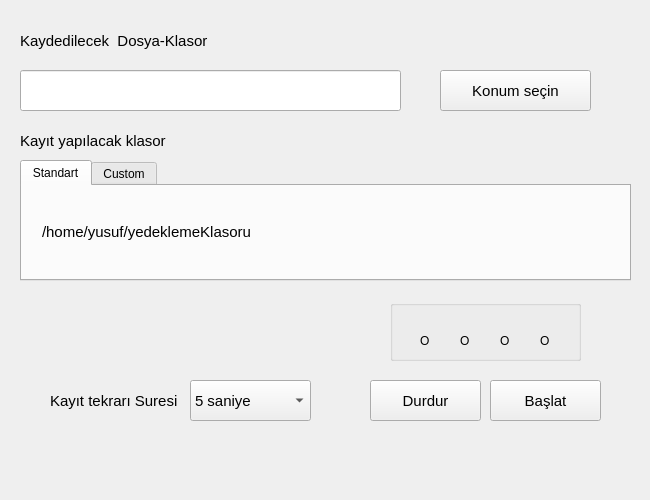
<?xml version="1.0" encoding="UTF-8"?>
<ui version="4.0">
 <class>MainWindow</class>
 <widget class="QMainWindow" name="MainWindow">
  <property name="geometry">
   <rect>
    <x>0</x>
    <y>0</y>
    <width>650</width>
    <height>500</height>
   </rect>
  </property>
  <property name="minimumSize">
   <size>
    <width>650</width>
    <height>500</height>
   </size>
  </property>
  <property name="maximumSize">
   <size>
    <width>650</width>
    <height>500</height>
   </size>
  </property>
  <property name="windowTitle">
   <string>YeDe-K</string>
  </property>
  <property name="layoutDirection">
   <enum>Qt::LeftToRight</enum>
  </property>
  <property name="locale">
   <locale language="Turkish" country="Turkey"/>
  </property>
  <widget class="QWidget" name="centralwidget">
   <widget class="QPushButton" name="btnKonumSec">
    <property name="geometry">
     <rect>
      <x>440</x>
      <y>70</y>
      <width>151</width>
      <height>41</height>
     </rect>
    </property>
    <property name="font">
     <font>
      <pointsize>11</pointsize>
     </font>
    </property>
    <property name="cursor">
     <cursorShape>PointingHandCursor</cursorShape>
    </property>
    <property name="text">
     <string>Konum seçin</string>
    </property>
   </widget>
   <widget class="QLineEdit" name="txtKonum">
    <property name="geometry">
     <rect>
      <x>20</x>
      <y>70</y>
      <width>381</width>
      <height>41</height>
     </rect>
    </property>
    <property name="sizePolicy">
     <sizepolicy hsizetype="Fixed" vsizetype="Fixed">
      <horstretch>0</horstretch>
      <verstretch>0</verstretch>
     </sizepolicy>
    </property>
    <property name="font">
     <font>
      <pointsize>10</pointsize>
     </font>
    </property>
    <property name="echoMode">
     <enum>QLineEdit::Normal</enum>
    </property>
   </widget>
   <widget class="QLabel" name="label">
    <property name="geometry">
     <rect>
      <x>20</x>
      <y>20</y>
      <width>371</width>
      <height>41</height>
     </rect>
    </property>
    <property name="font">
     <font>
      <pointsize>11</pointsize>
      <bold>false</bold>
     </font>
    </property>
    <property name="text">
     <string>Kaydedilecek  Dosya-Klasor</string>
    </property>
   </widget>
   <widget class="QLabel" name="label_3">
    <property name="geometry">
     <rect>
      <x>50</x>
      <y>380</y>
      <width>191</width>
      <height>41</height>
     </rect>
    </property>
    <property name="font">
     <font>
      <pointsize>11</pointsize>
     </font>
    </property>
    <property name="text">
     <string>Kayıt tekrarı Suresi</string>
    </property>
   </widget>
   <widget class="QComboBox" name="comboBox">
    <property name="geometry">
     <rect>
      <x>190</x>
      <y>380</y>
      <width>121</width>
      <height>41</height>
     </rect>
    </property>
    <property name="font">
     <font>
      <pointsize>11</pointsize>
     </font>
    </property>
    <property name="cursor">
     <cursorShape>PointingHandCursor</cursorShape>
    </property>
    <item>
     <property name="text">
      <string>5 saniye</string>
     </property>
    </item>
    <item>
     <property name="text">
      <string>5 dakika</string>
     </property>
    </item>
    <item>
     <property name="text">
      <string>30 dakika</string>
     </property>
    </item>
    <item>
     <property name="text">
      <string>1 saat</string>
     </property>
    </item>
    <item>
     <property name="text">
      <string>4 saat</string>
     </property>
    </item>
    <item>
     <property name="text">
      <string>12 saat</string>
     </property>
    </item>
    <item>
     <property name="text">
      <string>1 gün</string>
     </property>
    </item>
   </widget>
   <widget class="QPushButton" name="btnStart">
    <property name="geometry">
     <rect>
      <x>490</x>
      <y>380</y>
      <width>111</width>
      <height>41</height>
     </rect>
    </property>
    <property name="font">
     <font>
      <pointsize>11</pointsize>
     </font>
    </property>
    <property name="cursor">
     <cursorShape>PointingHandCursor</cursorShape>
    </property>
    <property name="text">
     <string>Başlat</string>
    </property>
   </widget>
   <widget class="QTabWidget" name="tabWidget">
    <property name="geometry">
     <rect>
      <x>20</x>
      <y>160</y>
      <width>611</width>
      <height>121</height>
     </rect>
    </property>
    <property name="cursor">
     <cursorShape>PointingHandCursor</cursorShape>
    </property>
    <property name="currentIndex">
     <number>0</number>
    </property>
    <widget class="QWidget" name="tab">
     <property name="cursor">
      <cursorShape>ArrowCursor</cursorShape>
     </property>
     <property name="mouseTracking">
      <bool>false</bool>
     </property>
     <attribute name="title">
      <string>Standart</string>
     </attribute>
     <widget class="QLabel" name="label_4">
      <property name="geometry">
       <rect>
        <x>20</x>
        <y>20</y>
        <width>561</width>
        <height>51</height>
       </rect>
      </property>
      <property name="font">
       <font>
        <pointsize>11</pointsize>
       </font>
      </property>
      <property name="text">
       <string>/home/yusuf/yedeklemeKlasoru</string>
      </property>
     </widget>
    </widget>
    <widget class="QWidget" name="tab_2">
     <property name="cursor">
      <cursorShape>ArrowCursor</cursorShape>
     </property>
     <attribute name="title">
      <string>Custom</string>
     </attribute>
     <widget class="QLineEdit" name="txtKonum_2">
      <property name="geometry">
       <rect>
        <x>10</x>
        <y>30</y>
        <width>371</width>
        <height>41</height>
       </rect>
      </property>
      <property name="font">
       <font>
        <pointsize>10</pointsize>
       </font>
      </property>
     </widget>
     <widget class="QPushButton" name="btnKonumSec_2">
      <property name="geometry">
       <rect>
        <x>420</x>
        <y>30</y>
        <width>151</width>
        <height>41</height>
       </rect>
      </property>
      <property name="font">
       <font>
        <pointsize>11</pointsize>
       </font>
      </property>
      <property name="cursor">
       <cursorShape>PointingHandCursor</cursorShape>
      </property>
      <property name="text">
       <string>Konum seçin</string>
      </property>
     </widget>
    </widget>
   </widget>
   <widget class="QLabel" name="label_2">
    <property name="geometry">
     <rect>
      <x>20</x>
      <y>120</y>
      <width>361</width>
      <height>41</height>
     </rect>
    </property>
    <property name="font">
     <font>
      <pointsize>11</pointsize>
     </font>
    </property>
    <property name="text">
     <string>Kayıt yapılacak klasor</string>
    </property>
   </widget>
   <widget class="QGroupBox" name="groupBox">
    <property name="geometry">
     <rect>
      <x>390</x>
      <y>300</y>
      <width>191</width>
      <height>61</height>
     </rect>
    </property>
    <property name="title">
     <string/>
    </property>
    <widget class="QLabel" name="lbl1">
     <property name="geometry">
      <rect>
       <x>30</x>
       <y>30</y>
       <width>16</width>
       <height>21</height>
      </rect>
     </property>
     <property name="text">
      <string>O</string>
     </property>
    </widget>
    <widget class="QLabel" name="lbl1_2">
     <property name="geometry">
      <rect>
       <x>70</x>
       <y>30</y>
       <width>16</width>
       <height>21</height>
      </rect>
     </property>
     <property name="text">
      <string>O</string>
     </property>
    </widget>
    <widget class="QLabel" name="lbl1_3">
     <property name="geometry">
      <rect>
       <x>110</x>
       <y>30</y>
       <width>16</width>
       <height>21</height>
      </rect>
     </property>
     <property name="text">
      <string>O</string>
     </property>
    </widget>
    <widget class="QLabel" name="lbl1_4">
     <property name="geometry">
      <rect>
       <x>150</x>
       <y>30</y>
       <width>16</width>
       <height>21</height>
      </rect>
     </property>
     <property name="text">
      <string>O</string>
     </property>
    </widget>
   </widget>
   <widget class="QPushButton" name="btnStart_2">
    <property name="geometry">
     <rect>
      <x>370</x>
      <y>380</y>
      <width>111</width>
      <height>41</height>
     </rect>
    </property>
    <property name="font">
     <font>
      <pointsize>11</pointsize>
     </font>
    </property>
    <property name="cursor">
     <cursorShape>PointingHandCursor</cursorShape>
    </property>
    <property name="text">
     <string>Durdur</string>
    </property>
   </widget>
  </widget>
 </widget>
 <resources/>
 <connections/>
</ui>
